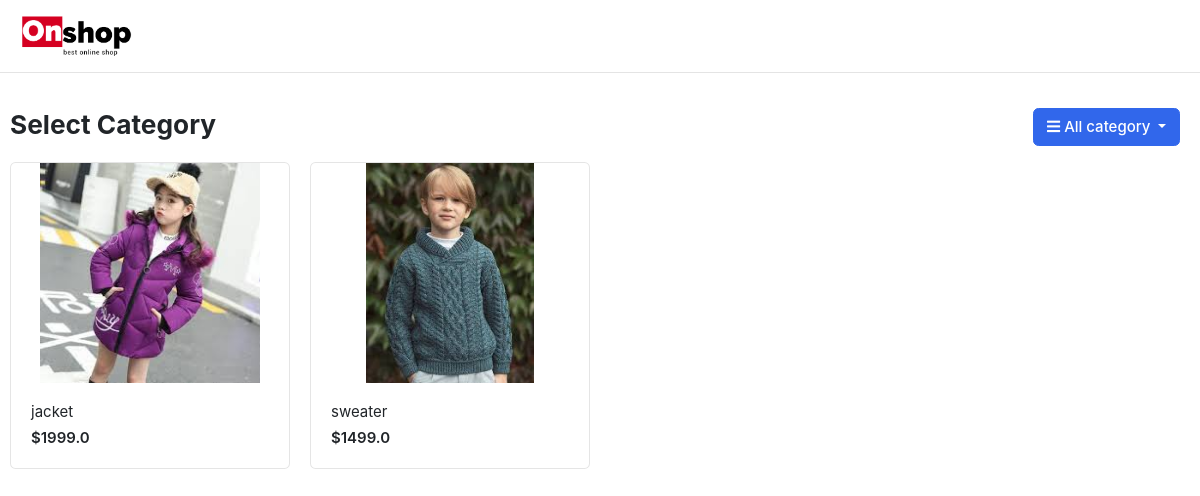
Screenshot of /3/ with the database file from the repository.
### app/models.py (models this page shows)
class Product(models.Model):
    category = models.ForeignKey(Category, on_delete=models.CASCADE)
    product_name = models.CharField(max_length=40, unique=True)
    product_image = models.ImageField(upload_to="uploads/%y/%m/%d")
    color = models.CharField(max_length=40)
    price = models.FloatField(blank = True)
    description = models.TextField(max_length=1000)
    size_S = models.BooleanField(default=False)
    size_M = models.BooleanField(default=False)
    size_L = models.BooleanField(default=False)
    created_at =  models.DateTimeField(auto_now_add=True)
    updated_at = models.DateTimeField(auto_now=True)

### app/views.py (the view)
# urls.py: path('<int:id>/', product_by_category, name="product_by_category"),
def product_by_category(request, id):
    products = Product.objects.filter(category=id).order_by('-price')
    categories = Category.objects.all()
    print(products)
    context = {
        "products": products,
        'categories':categories
    }
    return render(request, "index.html", context)

### templates/index.html (shortened to what this page needs)
{% extends './base/base.html' %}
{% load static %}
{% block content %}
<section class="section-name padding-y-sm">
<div class="container">
<header class="section-heading">
	<div class="col-lg col-sm col-md col-6 flex-grow-0">
		<div class="category-wrap dropdown d-inline-block float-right">
			<button type="button" class="btn btn-primary dropdown-toggle" data-toggle="dropdown">
				<i class="fa fa-bars"></i> All category
			</button>
		</div>
	</div>
	<h3 class="section-title">Select Category</h3>
</header>
<div class="row">
	{% for product in products %}
	<div class="col-md-3">
		<div class="card card-product-grid">
			<a href="{% url 'product_details' product.id %}" class="img-wrap"> <img src= '{{ product.product_image.url }}'> </a>
			<figcaption class="info-wrap">
				<a href="./product-detail.html" class="title">{{ product.product_name }}</a>
				<div class="price mt-1">${{ product.price }}</div>
			</figcaption>
		</div>
	</div>
	{% endfor %}
</div>
</div>
</section>
</body>
</html>
{% endblock %}

### onshop/static/css/ui.css (style rules this page uses)
html { font-family: "Inter", sans-serif; font-size: 15px; }
.img-wrap { text-align: center; display: block; }
.img-wrap img { max-width: 100%; }
.padding-y-sm { padding-top: 20px; padding-bottom: 20px; }
.section-heading { margin-bottom: 20px; margin-top: 15px; }
.section-title { color: #212529; }
[class*=card-product] a.title { color: #212529; display: block; }
[class*=card-product] .img-wrap { overflow: hidden; position: relative; }
[class*=card-product] .img-wrap img { height: 100%; max-width: 100%; width: auto; display: inline-block; -o-object-fit: cover; object-fit: cover; }
.card-product-grid { margin-bottom: 20px; }
.card-product-grid .img-wrap { border-radius: 0.2rem 0.2rem 0 0; height: 220px; }
.card-product-grid .info-wrap { overflow: hidden; padding: 18px 20px; }
.card .img-wrap { overflow: hidden; }
.price { font-weight: 600; color: #212529; }

### rows the page displays
Product: product_image (picture), product_name "jacket", price "1999.0"
Product: product_image (picture), product_name "sweater", price "1499.0"
